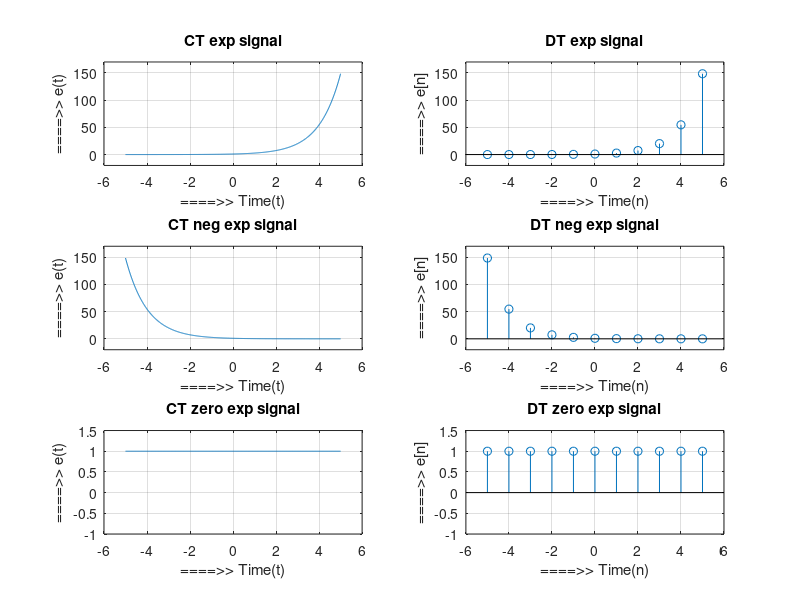

Write MATLAB code to recreate this figure. (Note: this script raises an error after producing the figure.)
% Plot the exponential CT and DT signal
t = -5:1/100:5;
a = 1;
y = exp(a.*t);
subplot(3,2,1);
plot(t, y);
xlabel('====>> Time(t)');
ylabel('====>> e(t)');
title('CT exp signal')
axis([-6 6 -20 170])
grid on


n = -5:1/1:5;
a=1;
y = exp(a.*n);
subplot(3,2,2);
stem(n, y);
xlabel('====>> Time(n)');
ylabel('====>> e[n]');
title('DT exp signal')
axis([-6 6 -20 170])
grid on

% Plot the negative exponential CT and DT signal
t = -5:1/100:5;
a = -1;
y = exp(a.*t);
subplot(3,2,3);
plot(t, y);
xlabel('====>> Time(t)');
ylabel('====>> e(t)');
title('CT neg exp signal')
axis([-6 6 -20 170])
grid on


n = -5:1/1:5;
a=-1;
y = exp(a.*n);
subplot(3,2,4);
stem(n, y);
xlabel('====>> Time(n)');
ylabel('====>> e[n]');
title('DT neg exp signal')
axis([-6 6 -20 170])
grid on

% Plot the zero exponential CT and DT signal
t = -5:1/100:5;
a = 0;
y = exp(a.*t);
subplot(3,2,5);
plot(t, y);
xlabel('====>> Time(t)');
ylabel('====>> e(t)');
title('CT zero exp signal')
axis([-6 6 -1 1.5])
grid on


n = -5:1/1:5;
a=0;
y = exp(a.*n);
subplot(3,2,6);
stem(n, y);
xlabel('====>> Time(n)');
ylabel('====>> e[n]');
title('DT zero exp signal')
axis([-6 6 -1 1.5])
grid on


sgtitle("Plot of Various Exponential Signals")
